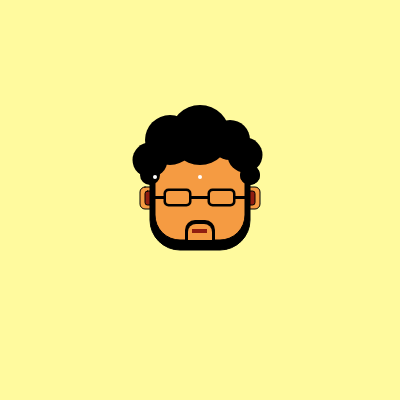
Frame 1 (no input)
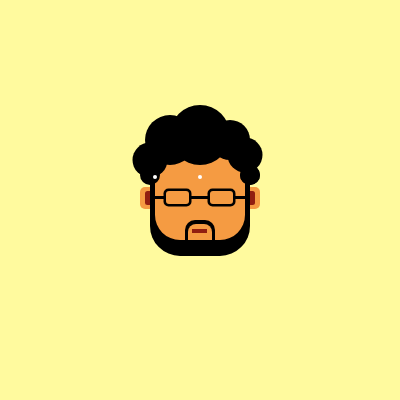
Frame 60 (no input)
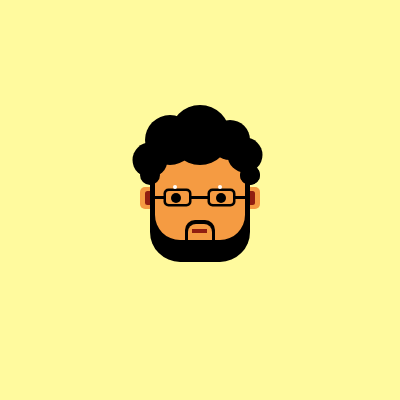
Frame 120 (the mouse pressed at the canvas centre since frame 60)

The p5.js sketch that drew these frames (run headless with seeded random() and noise() and a simulated clock; from frame 60 on, the mouse is pressed at the canvas centre):

// p5.js sketch
// ── sketch.js
let x;
let y;

function setup() {
  createCanvas(400, 400);
  x=100;
  y=0;
}

function draw() {
  background(255, 250, 158);
  fill(0,0,0);
  rect(150,150,100,x, 0,0,30,30);
  fill(245, 155, 66);
  rect(155,150,90,90, 0,0,25,25);
  
  //ear
  rect(140,187,10,22,5,0,0,5);
  rect(250,187,10,22,0,5,5,0);
  fill(145, 30, 16);
  rect(145,191,5,14,5,0,0,5);
  rect(250,191,5,14,0,5,5,0);
  
  
  fill(0,0,0);
  noStroke();
  
  //hair
  ellipse(150,175,20,20);
  ellipse(150,160,35,35);
  ellipse(170,140,50,50);
  ellipse(200,135,60,60);
  ellipse(230,140,40,40);
  ellipse(245,155,35,35);
  ellipse(250,175,20,20);
  ellipse(250,175,20,20);
  
  //beard hair
  rect(185,220,30,30, 10,10,0,0);
  //glass rim
  rect(163.5,188.5,28,18, 5,5,5,5);
  rect(207.5,188.5,28,18, 5,5,5,5);
  rect(230,196,20,3);
  rect(180,196,30,3);
  rect(150,196,20,3);
  
  //skin over
  fill(245, 155, 66);
  rect(188,224,24,16, 10,10,0,0);
  rect(166,191,23,13, 3,3,3,3);
  rect(210,191,23,13, 3,3,3,3);
  
  //eyeball
  fill(0,0,0);
  ellipse(176,198, mouseY/20);
  ellipse(221,198, mouseY/20);
  
  //eye highlight
  fill(255,255,255);
  ellipse(155+mouseX/10,177+mouseY/20, 4,4);
  ellipse(200+mouseX/10,177+mouseY/20, 4,4);
  


  //mouth
  fill(145, 30, 16);
  rect(192,229,15,4);
  x=x+0.1;
}
